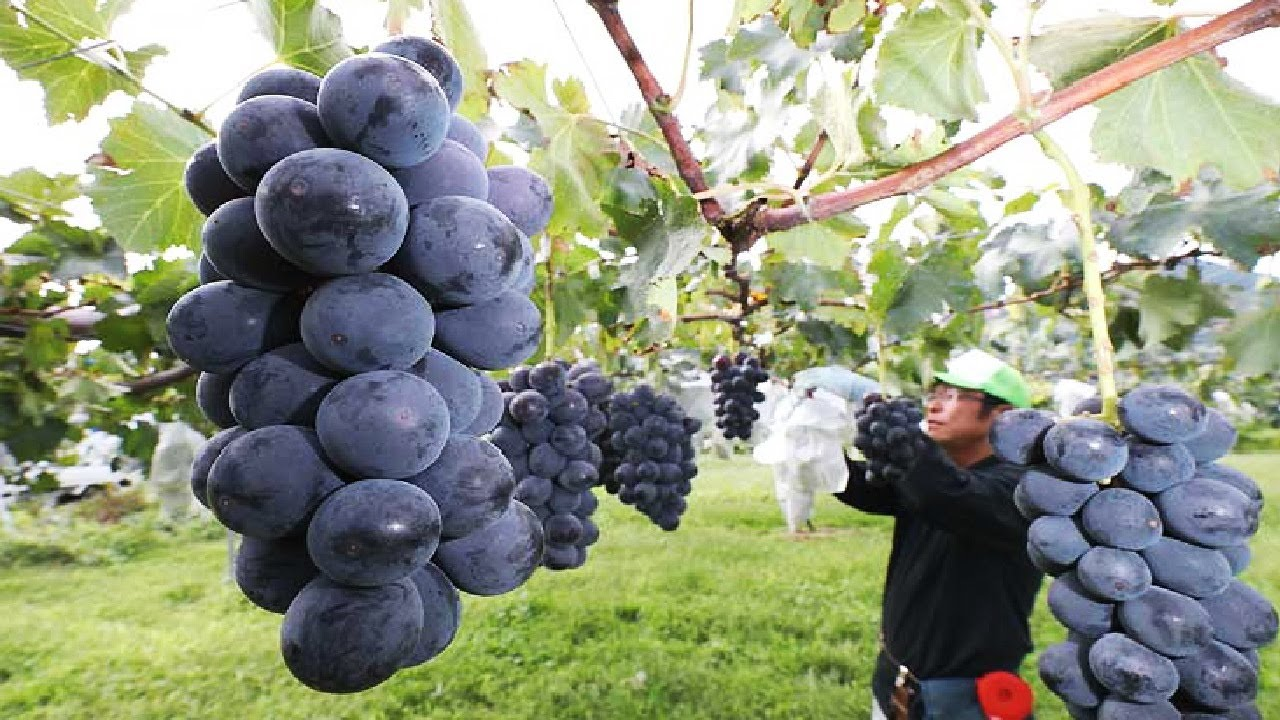
#> input picture project_dhsg-master/demo/test.jpg, 1280 x 720 px
$ python -i image-processing.py   (imports and definitions only)   (older library calls are emulated)
#> lines starting #> are read from the running program, lines starting #| are printed output that depends on the picture; after the words box and inside, x2 and y2 are one past the last pixel; in counts of white or black regions, pixels touching at a corner belong together
import cv2
import numpy as np

def sobel_edge_detection(image_path, blur_ksize=7, sobel_ksize=1, skipping_threshold=30):

#> called with image_path = 'test.jpg', blur_ksize = 7, sobel_ksize = 1, skipping_threshold = 30
    img = cv2.imread(image_path)
#> img is the input picture: shape (720, 1280, 3); mean B, G, R 128.1, 150.6, 143.8

    gray = cv2.cvtColor(img, cv2.COLOR_BGR2GRAY)
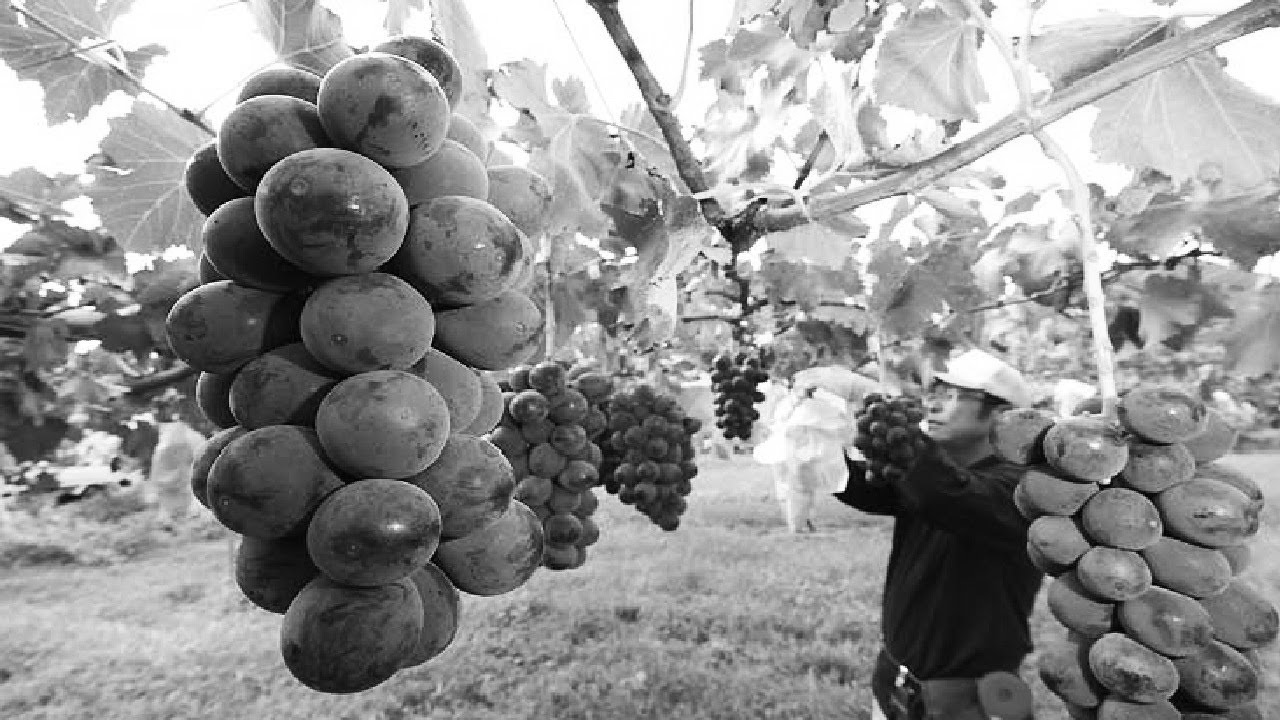
#> gray: shape (720, 1280); min 0, max 255, mean 146
    img_gaussian = cv2.GaussianBlur(gray, (blur_ksize, blur_ksize), 0)

    sobelx64f = cv2.Sobel(img_gaussian, cv2.CV_64F, 1, 0, ksize=sobel_ksize)
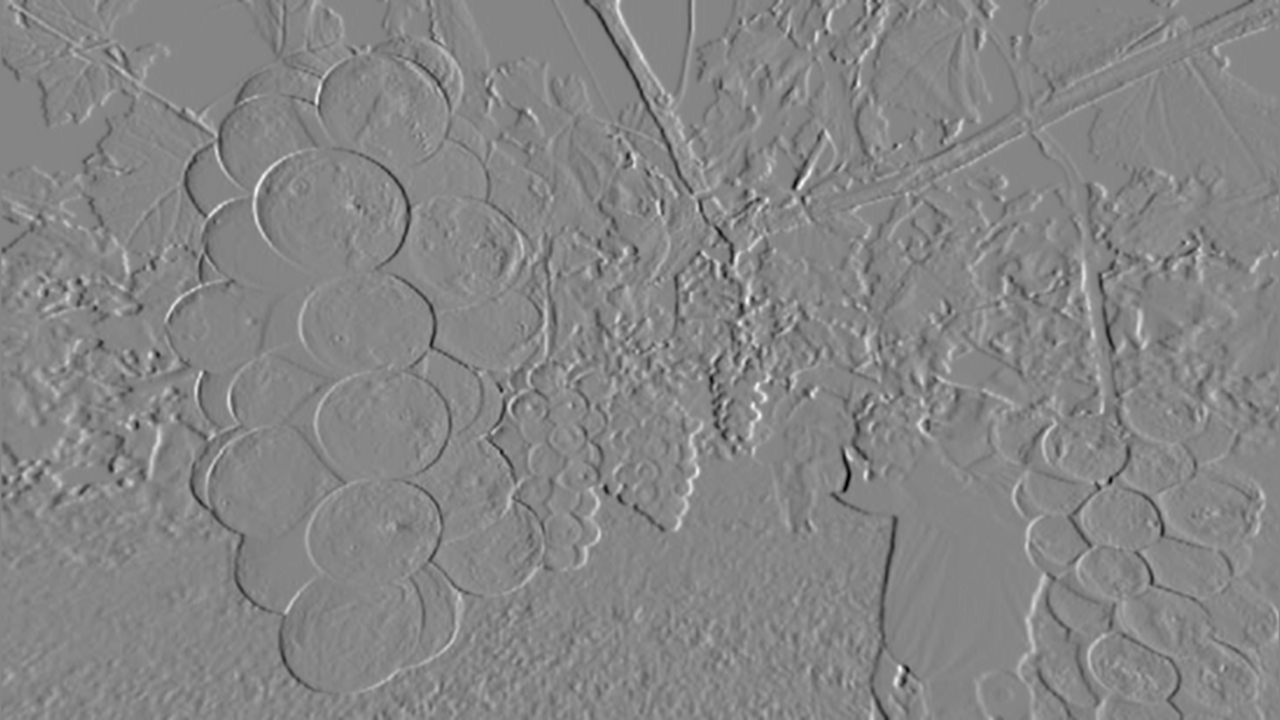
#> sobelx64f: shape (720, 1280) float64; min -105, max 95, mean 0; drawn with min black and max white
    abs_sobel64f = np.absolute(sobelx64f)
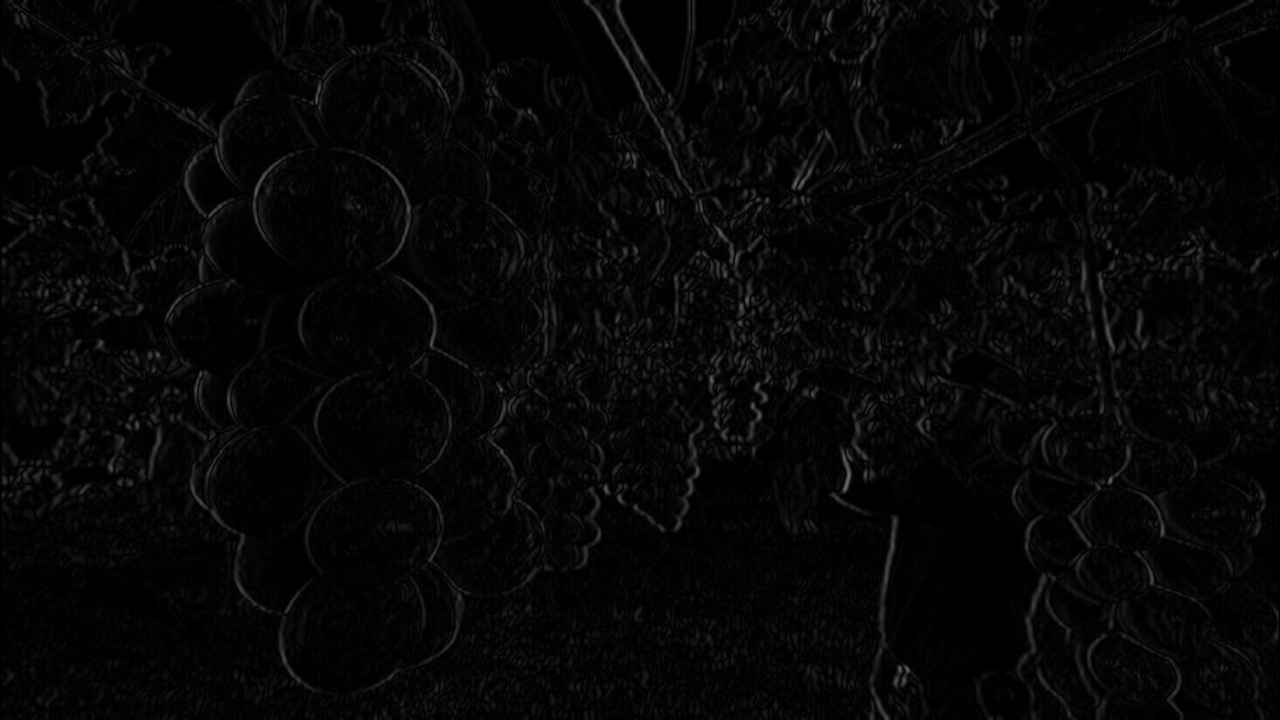
#> abs_sobel64f: shape (720, 1280) float64; min 0, max 105, mean 6.1
    img_sobelx = np.uint8(abs_sobel64f)

    sobely64f = cv2.Sobel(img_gaussian, cv2.CV_64F, 1, 0, ksize=sobel_ksize)
    abs_sobel64f = np.absolute(sobely64f)
    img_sobely = np.uint8(abs_sobel64f)

    img_sobel = (img_sobelx + img_sobely)/2

    for i in range(img_sobel.shape[0]):
        for j in range(img_sobel.shape[1]):
            if img_sobel[i][j] < skipping_threshold:
                img_sobel[i][j] = 0
            else:
                img_sobel[i][j] = 255
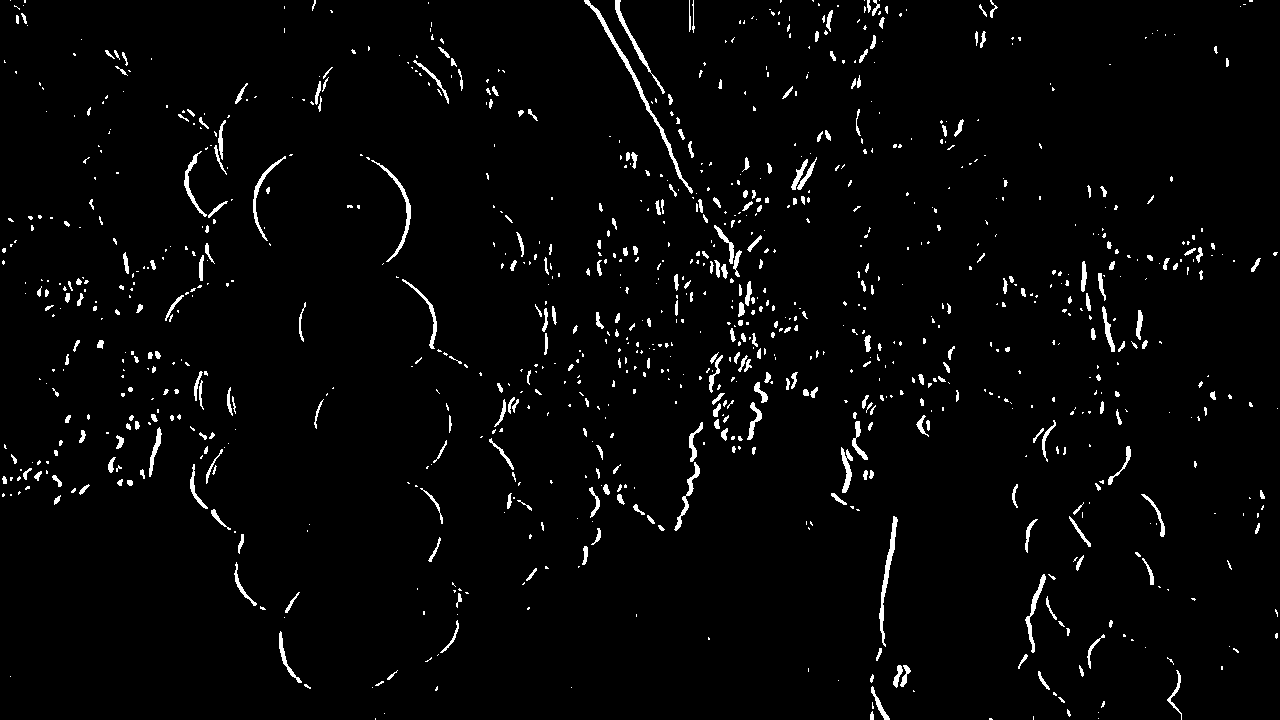
#> img_sobel: shape (720, 1280) float64; 2.7% white; 1005 white regions (669 under 20 px), largest, box (x1, y1, x2, y2) and area: (584, 0, 693, 194) 836, (879, 516, 898, 647) 540, (371, 160, 411, 262) 410
    return img_sobel

# [1 line not run here, left out]


# [15 lines of commented-out code are left out]

>>> result = sobel_edge_detection('test.jpg')
